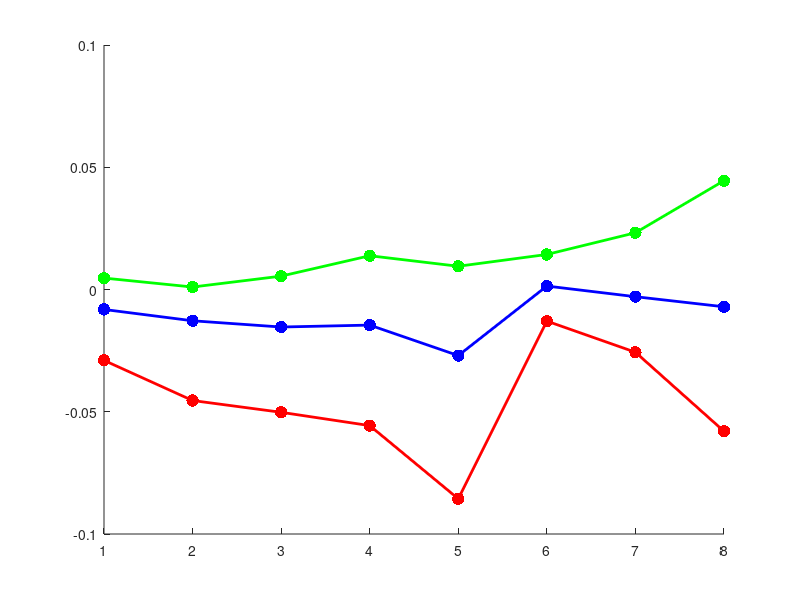

Write MATLAB code to recreate this figure. (Note: this script raises an error after producing the figure.)
%% TD154 data
mean1 = [-0.0081648, -0.012791, -0.015346, -0.014557, -0.027026, 0.0014098, -0.0029423, -0.007067];
max1  = [0.00468, 0.0010162, 0.0054669, 0.013812, 0.0095074, 0.014332, 0.023203, 0.044513];
min1  = [-0.028989, -0.045408, -0.050223, -0.055668, -0.085605, -0.012924, -0.025659, -0.057995];;

days = 1:length(mean1);

mean = mean1(:)'; 
max  = max1(:)'; 
min  = min1(:)'; 
days = days(:)';

figure; hold on;

% mean
scatter(days, mean, 80, 'b', 'filled');
h_mean = plot(days, mean, 'b-', 'LineWidth', 2);

% max
scatter(days, max, 80, 'g', 'filled');
h_max = plot(days, max, 'g-', 'LineWidth', 2);

% min
scatter(days, min, 80, 'r', 'filled');
h_min = plot(days, min, 'r-', 'LineWidth', 2);

h_reverse = xline(5.5,'k--','LineWidth',1.5);
h_trace = xline(7.5,'k-.','LineWidth',1.5);

xlabel('day');
ylabel('angular velocity');
legend([h_max, h_mean, h_min, h_reverse, h_trace], {'max', 'mean', 'min', 'reverse', 'trace'}, 'Location', 'southwest')
title('TD154 probe (0 to 1s)')
SetFigBoxDefaults;

%% TD156 data
mean2 = [-4.2452e-09, -0.0022693, -0.0014784, -0.0066969, -0.011882, -0.0064348, -0.0012733, -0.00054449];
max2  = [5.6757e-07, 0.0070748, 0.017557, 0.017062, 0.0087232, 0.0086896, 0.0056006, 0.0085419];
min2  = [-7.0367e-07, -0.012734, -0.0134, -0.031151, -0.034393, -0.03194, -0.0075394, -0.0099478];

days = 1:length(mean2);

mean = mean2(:)'; 
max  = max2(:)'; 
min  = min2(:)'; 
days = days(:)';

figure; hold on;

scatter(days, mean, 80, 'b', 'filled');
h_mean = plot(days, mean, 'b-', 'LineWidth', 2);

scatter(days, max, 80, 'g', 'filled');
h_max = plot(days, max, 'g-', 'LineWidth', 2);

scatter(days, min, 80, 'r', 'filled');
h_min = plot(days, min, 'r-', 'LineWidth', 2);

h_reverse = xline(6.5,'k--','LineWidth',1.5);
h_trace = xline(7.5,'k-.','LineWidth',1.5);

xlabel('day');
ylabel('angular velocity');
legend([h_max, h_mean, h_min, h_reverse, h_trace], {'max', 'mean', 'min', 'reverse', 'trace'}, 'Location', 'southwest')
title('TD156 probe (0 to 1s)')
SetFigBoxDefaults;

%% --- Save figures --- 
doSave = 1;
if doSave
    saveas(figure(1), 'TD154_probes.png')
    saveas(figure(2), 'TD156_probes.png')
end
